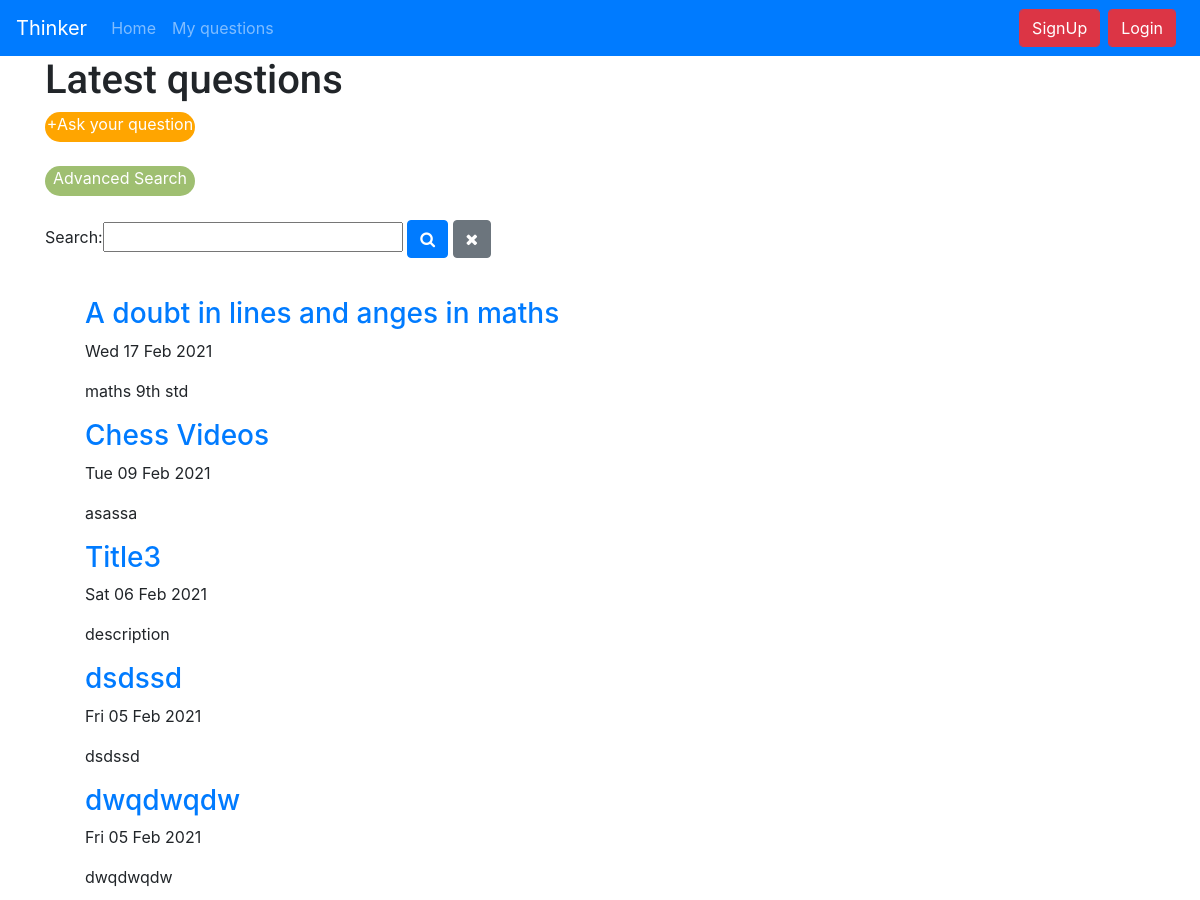
/ (upper part), run on an earlier commit of the app's database.
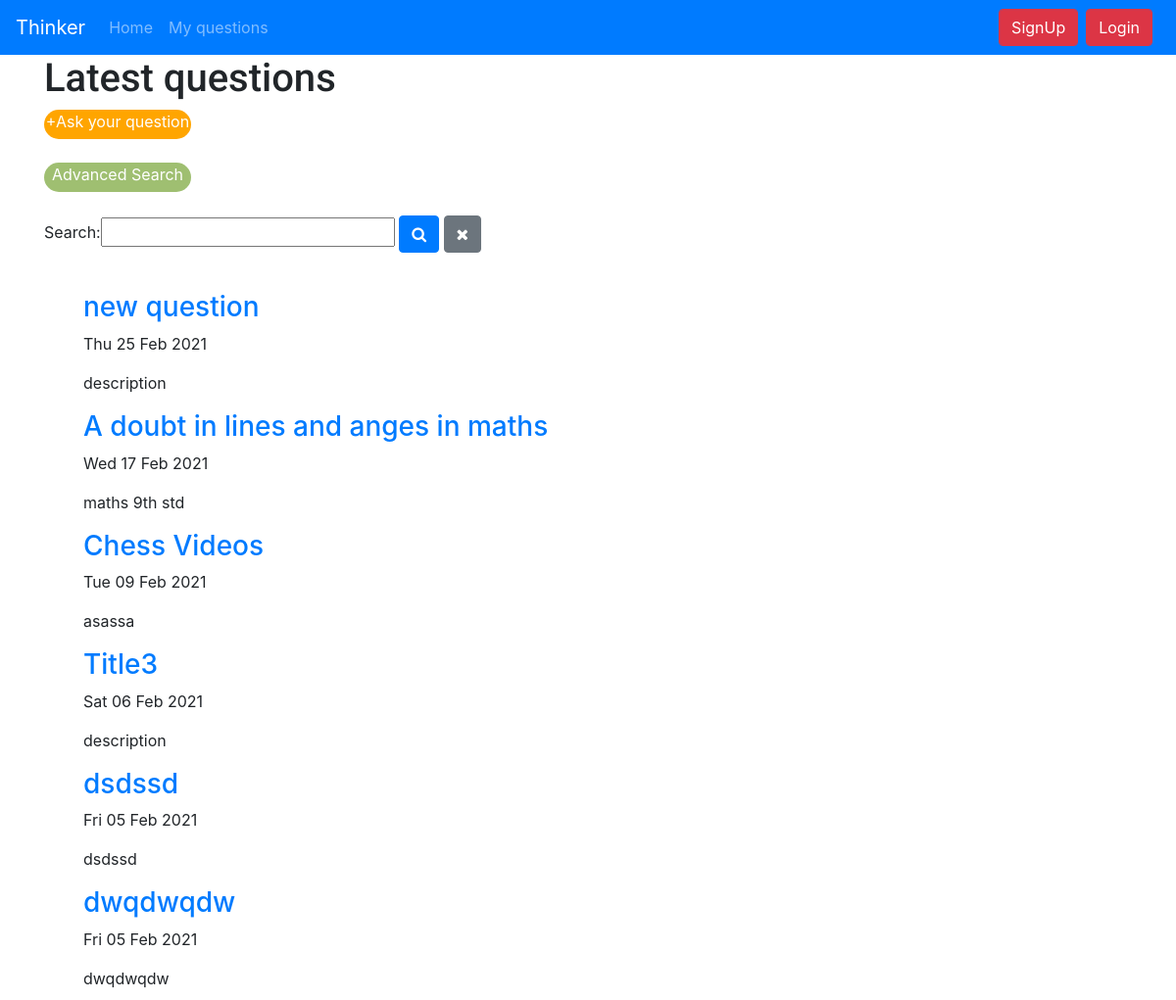
And on a later commit of the database.
### question/models.py (models this page shows, shortened)
class question(models.Model):
    username = models.ForeignKey(userprofile,blank=True,on_delete=models.CASCADE,null=True)
    title = models.CharField(max_length=150,help_text='*required')
    description = models.CharField(max_length=150,null=True,help_text='*required')
    date = models.DateTimeField(auto_now_add=True)
    categories = (('maths','maths'),('biology','biology'),('physics','physics'),('chemistry','chemistry'),('history','history'),('geography','geography'),('democratic politics','democratic politics'),('economics','economics'),('english','english'),
                  ('Computer science','Computer science'),('Tamil','Tamil'),('Hindi','Hindi'),('General','General'))
    category = models.CharField(max_length=100,choices=categories,default='maths',help_text='*required')
    image1 = models.ImageField(upload_to="question/images/",blank=True,null=True)
    image2 = models.ImageField(upload_to="question/images/",blank=True,null=True)
    image3 = models.ImageField(upload_to="question/images/",blank=True,null=True)
    file = models.FileField(upload_to='question/files/',blank=True)
    question = models.TextField(max_length=None,help_text='*required')
    upvote = models.ManyToManyField(userprofile,blank=True,related_name="upvoted_question")
    views = models.PositiveIntegerField(default=0)
    user_viewed =  models.ManyToManyField(userprofile,blank=True,related_name="viewd_question")
    reported_users = models.ManyToManyField(userprofile,blank=True,related_name="report_question")
    report = models.PositiveIntegerField(default=0)
    bookmark_question = models.ManyToManyField(userprofile,blank=True,related_name="bookmark_question")
    user_ip = models.TextField(default='first_user')

### users/views.py (the view)
# urls.py: path('',views.index,name='index'),
def index(request):
    question_list = question.objects.filter().order_by('-date')
    question_filter = SearchFilter(request.GET, queryset = question_list)
    return render(request, 'users/home.html', {'filter' : question_filter})

### users/templates/users/home.html (shortened to what this page needs)
{% extends "users/base.html" %}
{% load crispy_forms_tags %}
{% load static %}
{% block content %}
<h1 style="font-family: 'Roboto', sans-serif;">Latest questions</h1>
<a role="button" class="new_question_button" href="{% url 'question:new_question' %}">+Ask your question</a> <br>
<a role="button" style="background-color:#9fbf71;" class="new_question_button" href="{% url 'question:filter' %}">Advanced Search</a><br>
<form method="get">
    <p id="search">{{ filter.form }}</p>
    <button id="ok" type="submit" class="btn btn-primary"> <span class="fa fa-search"></span></button>
    <a id="cancel" class="btn btn-secondary" href="{% url 'index' %}"><i class="fa fa-remove"></i></a>
</form>
<br>
  <ul>
    {% for filter_question in filter.qs %}
    <a class="title" href="{% url 'question:viewquestion' filter_question.id %}"><h3>{{ filter_question.title }}</h3></a>
    <p>{{ filter_question.date|date:"D d M Y" }}</p>
    <p>{{ filter_question.description|truncatechars:150 }}</p>
    {% endfor %}
  </ul>
{% endblock %}

What changed in the data, as far as the page shows it:
added question: title "new question", date "Thu 25 Feb 2021", description "description"
